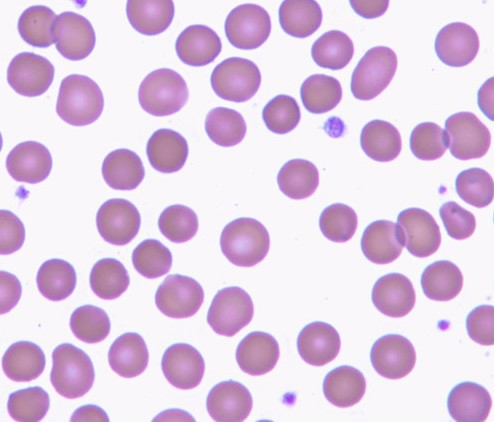
#> input picture assignment/in_images/c1.jpg, 494 x 422 px; its folder holds only this picture in this run
$ jupyter execute --allow-errors Assignment1.ipynb
#> lines starting #> are read from the running program, lines starting #| are printed output that depends on the picture; after the words box and inside, x2 and y2 are one past the last pixel; in counts of white or black regions, pixels touching at a corner belong together
#> in task1, img is the input picture: shape (422, 494, 3); mean B, G, R 226.3, 202.5, 223.4
[cell 1]
# Import all necessary libs and initial setup
import numpy as np
import cv2
import matplotlib.pyplot as plt
import os

# TASK 1: HSV threshold constants (global change)
hue_threshold = 195
sat_threshold = 42
val_threshold = 228

# TASK 2: area constants (global change)
min_area = 400
overlap_area = 1800

[cell 2]
def generate_images(img, otsu_threshold):
    a, b, c = img.shape

    gray_img = cv2.cvtColor(img, cv2.COLOR_BGR2GRAY)
    hsv_img = cv2.cvtColor(img, cv2.COLOR_BGR2HSV)
    otsu_out, hsv_out = np.zeros((a, b)), np.zeros((a, b))

    for i in range(a):
        for j in range(b):
            if gray_img[i,j] < otsu_threshold: otsu_out.itemset((i,j), 255)
            if hsv_img[i,j][0] > hue_threshold \
                or hsv_img[i,j][1] > sat_threshold \
                or hsv_img[i,j][2] < val_threshold: hsv_out.itemset((i,j), 255)

    return otsu_out, hsv_out

[cell 3]
# Iterates through each threshold to find desired threshold for
# maximum interclass variance using Otsu's method.
# * references to variance refer to interclass variance
def otsu_method(img):
    img = cv2.cvtColor(img, cv2.COLOR_BGR2GRAY)
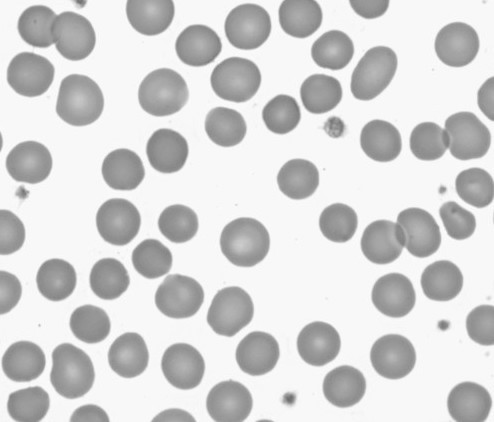
#> img: shape (422, 494); min 109, max 255, mean 211.5
    weights = [np.count_nonzero(img.ravel() == i) for i in range(256)]
#> weights = 256 values, max 82809 at index 248, min 0 at index 0, mean 814.3
    means = [i*level for i, level in enumerate(weights)]
#> means = 256 values, max 20536632 at index 248, min 0 at index 0, mean 172208.3

    max_variance, desired_threshold = 0, 0

    for threshold in range(256):
        variance = calc_variance(weights, means, threshold)
        if variance > max_variance:
            max_variance = variance
            desired_threshold = threshold
#> this loop made 256 passes
#> (variance, max_variance) on passes 111, 114, 115, 116, 117, 118, 119, 120, 121, 122, 123, 124: (0.0504, 0.0504), (0.0978, 0.0978), (0.284, 0.284), (0.466, 0.466), (0.555, 0.555), (0.774, 0.774), (0.902, 0.902), (1.07, 1.07), (1.19, 1.19), (1.31, 1.31), (1.47, 1.47), (1.58, 1.58)
#> variance on passes 1, 22, 23, 24, 25, 26: 0, 0, 0, 0, 0, 0
#> after the loop, desired_threshold = 202; max_variance = 1917.6

    return desired_threshold

def calc_variance(weights, means, threshold):
    # calculate product of background/foreground weights
    b_weights = weights[:threshold]
    f_weights = weights[threshold:]
    if sum(weights) == 0: return 0
    weights_product = (sum(b_weights)*sum(f_weights)) / (sum(weights)**2)

    # calculate difference of background/foreground means
    b_means = means[:threshold]
    f_means = means[threshold:]
    if sum(b_means) == 0 or sum(f_means) == 0: return 0
    mean_diff = sum(b_means)/sum(b_weights) - sum(f_means)/sum(f_weights)

    # return interclass variance using formula
    return weights_product * mean_diff**2

[cell 4]
# Code sequence to run task 1
def task1():
    for filename in os.listdir('in_images'):
        print(filename)

        fig, ax = plt.subplots(1,3, figsize=(15,5))

        # show input image
        img = cv2.imread(f'in_images/{filename}')
        ax[0].imshow(img)
        ax[0].set_title('Input image')

        otsu_threshold = otsu_method(img)
#> otsu_threshold = 202
        otsu_out, hsv_out = generate_images(img, otsu_threshold)
#> in generate_images, `hsv_img = cv2.cvtColor(img, cv2.COLOR_BGR2HSV)`: hsv_img: shape (422, 494, 3); mean H, S, V 136.3, 33.3, 228.3
#> after the loop in generate_images, `for i in range(a):`:
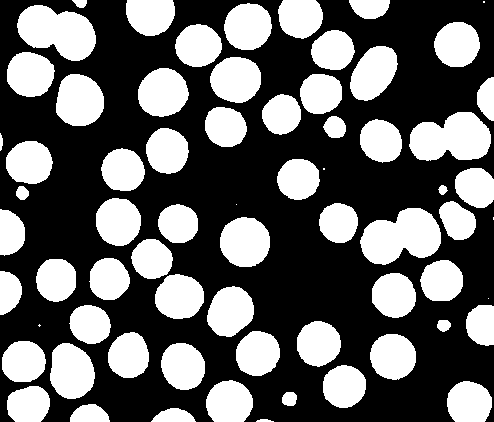
#> hsv_out: shape (422, 494) float64; 39.5% white; 68 white regions (6 under 20 px), largest, box (x1, y1, x2, y2) and area: (360, 208, 441, 265) 3197, (17, 5, 96, 61) 3019, (409, 112, 491, 161) 2986
#> after the loop in generate_images, `for i in range(a):`:
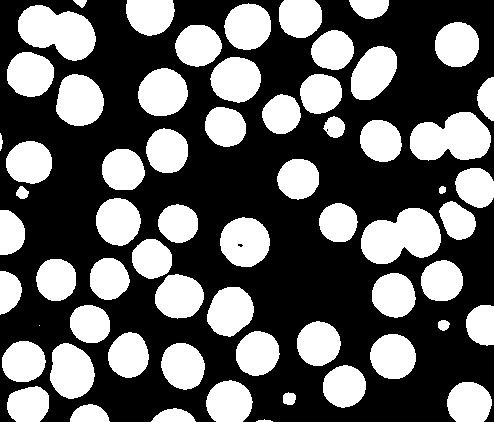
#> otsu_out: shape (422, 494) float64; 38.5% white; 63 white regions (1 under 20 px), largest, box (x1, y1, x2, y2) and area: (361, 208, 441, 264) 3152, (18, 5, 96, 61) 2951, (410, 112, 491, 161) 2911
        cv2.imwrite(f'out_images/otsu_{filename}', otsu_out)
        cv2.imwrite(f'out_images/hsv_{filename}', hsv_out)

        # show Otsu's method image
        ax[1].imshow(otsu_out, cmap='gray')
        ax[1].set_title('Otsu\'s method')

        # show HSV method image
        ax[2].imshow(hsv_out, cmap='gray')
        ax[2].set_title('HSV method')

        plt.tight_layout()
        plt.show()
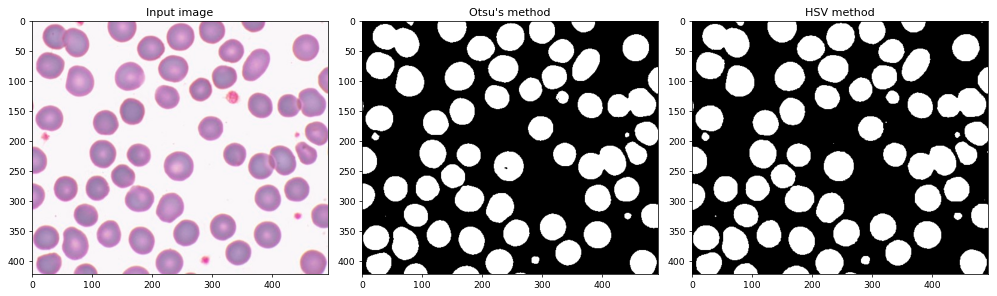
#> figure drawn by matplotlib, 3 panels; B, G, R data is drawn as R, G, B
        print(f'{" "*38} Otsu threshold - {otsu_threshold}', end=' '*18)
#|                                        Otsu threshold - 202
        print(f'HSV thresholds - hue:{hue_threshold} sat:{sat_threshold} val:{val_threshold}\n')

task1()

$ run again, on assignment/in_images/c2.jpg
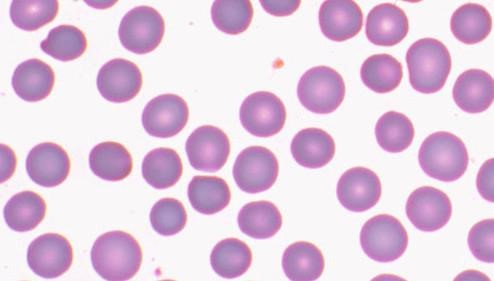
#> input picture assignment/in_images/c2.jpg, 494 x 281 px
#> in task1, img is the input picture: shape (281, 494, 3); mean B, G, R 222.7, 200.8, 224.8
#> img: shape (281, 494)
#> weights = 256 values, max 49825 at index 248, min 0 at index 0, mean 542.2
#> means = 256 values, max 12356600 at index 248, min 0 at index 0, mean 114178.5
#> the loop in otsu_method, `for threshold in range(256):` made 256 passes
#> (variance, max_variance) on passes 123, 124, 125, 127, 128, 129, 130, 131: (0.0578, 0.0578), (0.114, 0.114), (0.17, 0.17), (0.38, 0.38), (0.535, 0.535), (0.786, 0.786), (1.28, 1.28), (1.71, 1.71)
#> after the loop in otsu_method, `for threshold in range(256):`: desired_threshold = 202; max_variance = 1859.6
#> otsu_threshold = 202
#> hsv_img: shape (281, 494, 3); mean H, S, V 139.2, 34.1, 227.1
#> after the loop in generate_images, `for i in range(a):`:
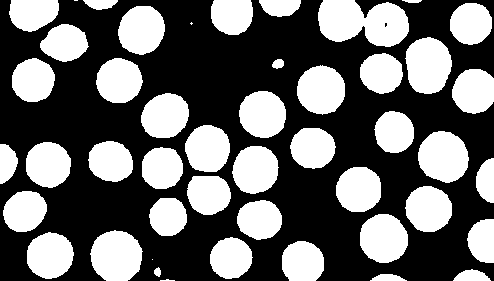
#> hsv_out: shape (281, 494) float64; 41.1% white; 47 white regions (4 under 20 px), largest, box (x1, y1, x2, y2) and area: (318, 0, 409, 47) 3176, (90, 230, 143, 281) 2106, (405, 37, 452, 94) 2075
#> in task1, `plt.show()`:
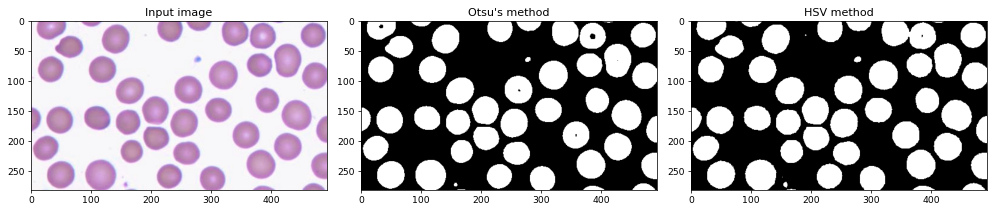
#> figure drawn by matplotlib, 3 panels; B, G, R data is drawn as R, G, B
#|                                        Otsu threshold - 202

$ run again, on assignment/in_images/c3.jpg
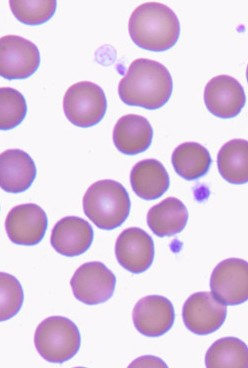
#> input picture assignment/in_images/c3.jpg, 248 x 368 px
#> in task1, img is the input picture: shape (368, 248, 3); mean B, G, R 226.8, 203, 223.1
#> img: shape (368, 248)
#> weights = 256 values, max 36834 at index 248, min 0 at index 0, mean 356.5
#> means = 256 values, max 9134832 at index 248, min 0 at index 0, mean 75484.5
#> the loop in otsu_method, `for threshold in range(256):` made 256 passes
#> (variance, max_variance) on passes 105, 106, 109, 110, 111, 112, 113, 114: (0.13, 0.13), (0.257, 0.257), (0.737, 0.737), (0.973, 0.973), (1.44, 1.44), (1.89, 1.89), (2.11, 2.11), (2.22, 2.22)
#> after the loop in otsu_method, `for threshold in range(256):`: desired_threshold = 202; max_variance = 1866.9
#> otsu_threshold = 202
#> hsv_img: shape (368, 248, 3); mean H, S, V 136.1, 33.2, 228.8
#> after the loop in generate_images, `for i in range(a):`:
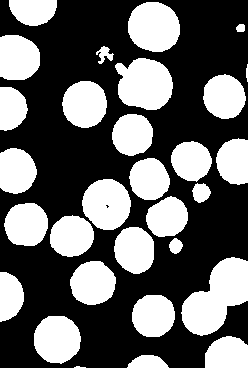
#> hsv_out: shape (368, 248) float64; 39.9% white; 30 white regions (1 under 20 px), largest, box (x1, y1, x2, y2) and area: (181, 257, 248, 336) 3114, (115, 58, 173, 110) 2307, (128, 2, 180, 52) 2076
#> in task1, `plt.show()`:
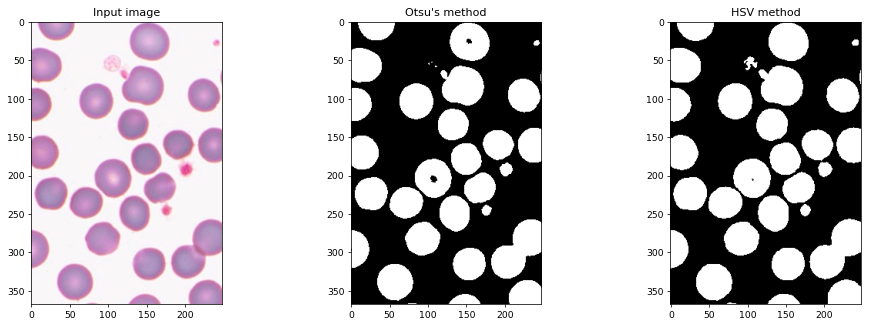
#> figure drawn by matplotlib, 3 panels; B, G, R data is drawn as R, G, B
#|                                        Otsu threshold - 202

$ run again, on assignment/in_images/c4.jpg
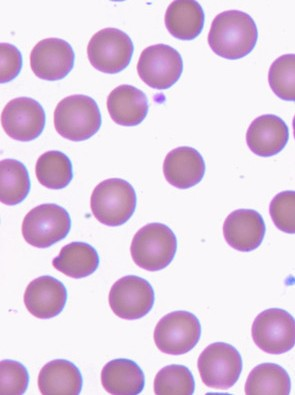
#> input picture assignment/in_images/c4.jpg, 295 x 395 px
#> in task1, img is the input picture: shape (395, 295, 3); mean B, G, R 226.5, 204.5, 224.6
#> img: shape (395, 295)
#> weights = 256 values, max 45529 at index 248, min 0 at index 0, mean 455.2
#> means = 256 values, max 11291192 at index 248, min 0 at index 0, mean 96979.9
#> the loop in otsu_method, `for threshold in range(256):` made 256 passes
#> (variance, max_variance) on passes 122 to 129: (0.0743, 0.0743), (0.147, 0.147), (0.574, 0.574), (0.783, 0.783), (1.74, 1.74), (2.2, 2.2), (2.79, 2.79), (3.55, 3.55)
#> after the loop in otsu_method, `for threshold in range(256):`: desired_threshold = 202; max_variance = 1866.3
#> otsu_threshold = 202
#> hsv_img: shape (395, 295, 3); mean H, S, V 137.8, 31.8, 229
#> after the loop in generate_images, `for i in range(a):`:
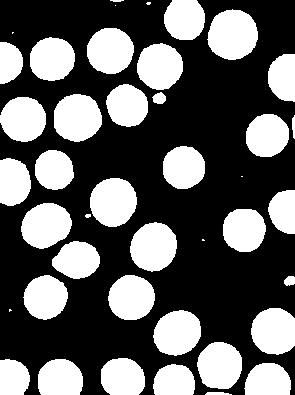
#> hsv_out: shape (395, 295) float64; 38% white; 42 white regions (6 under 20 px), largest, box (x1, y1, x2, y2) and area: (207, 9, 258, 60) 1995, (54, 94, 102, 142) 1822, (90, 178, 137, 227) 1809
#> in task1, `plt.show()`:
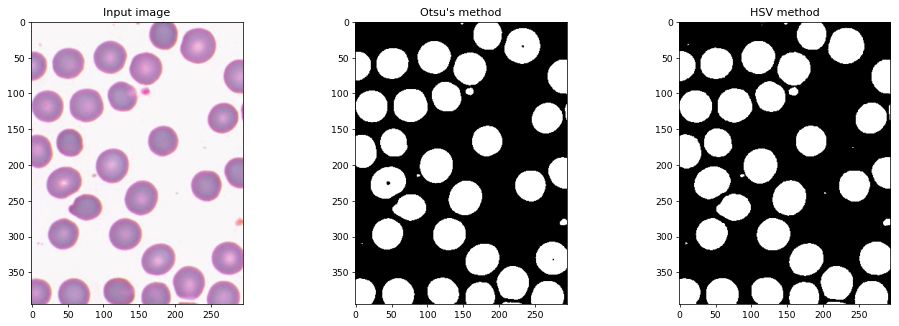
#> figure drawn by matplotlib, 3 panels; B, G, R data is drawn as R, G, B
#|                                        Otsu threshold - 202
